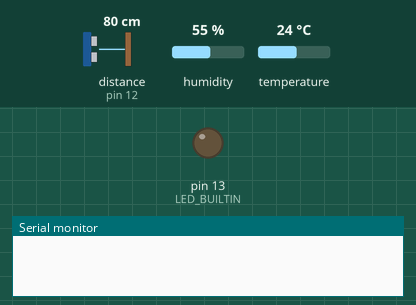
Recording of a sketch running on a simulated Arduino Uno, built with avr-gcc and run on an emulated ATmega328P. Parts: output pins drawn as LEDs (lit = HIGH), the last lines printed to the serial monitor. The inputs (shaded band) are chosen by the test bench; at power-on: distance to the obstacle (sensor on pin 12) 80 cm, humidity 55 %, temperature 24 °C. The echo pulse lasts 58.3 µs per cm; pins used as bus, display or sensor lines are not drawn.

Above: at 0.1 s.
At 0.8 s:
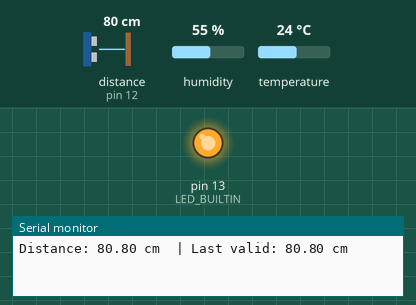
Timing chart, 0 to 2.3 s (numbered marks = the images above):
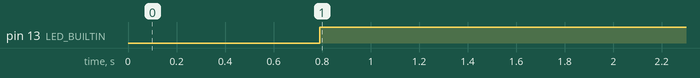

The sketch:

cam-ino.ino
```cpp
#include <NewPing.h>
#include "DHT.h"
#include "Config.h"

NewPing sonar(HCSR04_TRIG_PIN, HCSR04_ECHO_PIN, MAX_DISTANCE);
DHT dht(DHT_PIN, DHTTYPE);

float speedOfSound, distance, duration;
float lastValidDistance = 0;

void setup() {
  Serial.begin(9600);

  dht.begin();

  pinMode(LED_BUILTIN, OUTPUT);
  pinMode(CAM_TRIG_PIN, OUTPUT);
}

void loop() {
  delay(500);

  float h = dht.readHumidity();
  float t = dht.readTemperature();

  // Calculate speed of sound in m/s
  speedOfSound = 331.4 + (0.6 * t) + (0.0124 * h);

  duration = sonar.ping_median(10);
  duration = duration / 1000000.0;  // us to s

  distance = (speedOfSound * duration) / 2;
  distance = distance * 100;  // m to cm

  if (distance > 0.0) {
    lastValidDistance = distance;
  }

  Serial.print("Distance: ");
  Serial.print(distance);
  Serial.print(" cm  | Last valid: ");
  Serial.print(lastValidDistance);
  Serial.println(" cm");

  if (distance > 0.0 && distance < TRIGGER_DISTANCE_CM) {
    digitalWrite(LED_BUILTIN, HIGH);
    digitalWrite(CAM_TRIG_PIN, HIGH);
    Serial.println("Sent HIGH");
  } else {
    digitalWrite(LED_BUILTIN, LOW);
    digitalWrite(CAM_TRIG_PIN, LOW);
  }
}
```

Config.h
```cpp
#ifndef CONFIG_H
#define CONFIG_H

const int HCSR04_TRIG_PIN = 11;  // Trigger pin for ultrasonic sensor HCSR04
const int HCSR04_ECHO_PIN = 12;  // Echo pin for ultrasonic sensor HCSR04
const int MAX_DISTANCE = 400;    // Maximum distance reachable from ultrasonic burst

const int TRIGGER_DISTANCE_CM = 150; // Distance threshold to trigger the camera

const int DHT_PIN = 2;  // DHT temperature sensor pin
#define DHTTYPE DHT11   // DHT sensor type

const int CAM_TRIG_PIN = 7;  // Trigger pin for ESP32 camera

#endif
```

Measured:
- by itself, pin 13 (LED_BUILTIN): LOW → HIGH at 0.79 s
